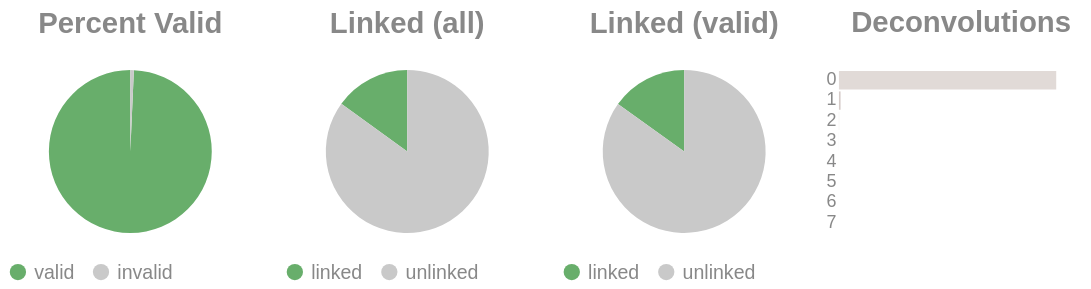

The code cell stored with this chart in its notebook:
### Code cell
if SKIPLR:
    pass
else:
    clash = Counter()
    for i in valids['molecule'].to_list():
        _mol = i.split("-")
        if len(_mol) == 1:
            clash.update('0')
        else:
            clash.update(_mol[-1])

    _d = {"deconvolutions": [], 'count': []}
    for k,v in clash.items():
        _d['deconvolutions'].append(k)
        _d['count'].append(v)

    tot_valid = valids['reads'].sum()
    mask = valids['reads'] >= 2
    n_linked_reads = valids.filter(mask)['reads'].sum()
    if n_linked_reads == 0:
        print_html("No linked molecules (>=2 reads) were detected; skipping linked-only distributions.")
        SKIPLR = True
    else:
        perc_valid = round(tot_valid / n_reads, 4)
        linked_perc_abs = round(n_linked_reads / n_reads, 4)
        linked_perc = round(n_linked_reads / tot_valid, 4)

    _valid = pl.DataFrame({"valids": ['valid', 'invalid'], "count": [tot_valid, n_reads - tot_valid]})
    _linked_abs = pl.DataFrame({"linked (absolute)": ['linked', 'unlinked'], "count": [n_linked_reads, n_reads - n_linked_reads]})
    _linked_rel = pl.DataFrame({"linked (valids)": ['linked', 'unlinked'], "count": [n_linked_reads, tot_valid - n_linked_reads]})

    (
        alt.hconcat(
            piechart(_valid, goodval = 'valid', title = "Percent Valid"),
            piechart(_linked_abs, goodval = "linked", title =  "Linked (all)"),
            piechart(_linked_rel, goodval = "linked", title =  "Linked (valid)"),
            convolutionbar(pl.DataFrame(_d), title = "Deconvolutions"),
            center = True,
            bounds = 'flush'
        )
        .resolve_scale(color='independent')
        .resolve_legend('independent')
        .properties(usermeta={'embedOptions': {"actions": False}})
    ).display()

### Figure 1 — Vega-Lite specification as saved in the notebook (floating-point values rounded to 4 significant figures)
{"width": "container", "height": 400, "config": {"title": {"anchor": "start", "dy": -15, "fontSize": 18, "color": "#888888", "subtitleColor": "#888888", "subtitleFontSize": 14}, "arc": {"fill": "#0072B2"}, "axis": {"domainColor": "#888888", "domainWidth": 0.5, "gridWidth": 0.2, "grid": false, "titleFontWeight": 400, "titleFontSize": 15, "labelFontSize": 11, "labelColor": "#888888", "tickColor": "#888888", "tickWidth": 0.2, "titleColor": "#888888"}, "axisBand": {"grid": false}, "axisX": {"grid": true, "tickSize": 10, "domainCap": "round"}, "axisY": {"domain": false, "grid": true, "tickSize": 0, "domainCap": "round"}, "background": "transparent", "header": {"labelFontSize": 15, "labelColor": "#888888", "titleFontSize": 15, "titleFontWeight": 600, "titleColor": "#888888"}, "legend": {"labelFont": "sans-serif", "labelFontSize": 12, "labelColor": "#888888", "symbolSize": 100, "symbolType": "circle", "titleFontSize": 12, "titlePadding": 10, "titleColor": "#888888", "title": null}, "range": {"category": ["#E69F00", "#56B4E9", "#009E73", "#F0E442", "#0072B2", "#D55E00", "#CC79A7", "#000000"], "diverging": ["#cfe8f3", "#a2d4ec", "#73bfe2", "#46abdb", "#1696d2", "#12719e"]}, "area": {"fill": "#0072B2", "fillOpacity": 0.7, "line": true, "strokeOpacity": 0.7}, "line": {"color": "#0072B2", "stroke": "#0072B2", "strokeWidth": 2}, "trail": {"color": "#0072B2", "stroke": "#0072B2", "strokeWidth": 0, "size": 1}, "point": {"filled": true, "fillOpacity": 1.0, "size": 95}, "text": {"color": "#888888", "fontSize": 11, "align": "right", "fontWeight": 400, "size": 11}, "bar": {"fill": "#0072B2", "stroke": null}, "view": {"stroke": null, "continuousWidth": 660, "continuousHeight": 400}}, "hconcat": [{"data": {"name": "data-e08b290d95e03f8375c67238d430de0a"}, "mark": {"type": "arc"}, "encoding": {"color": {"field": "valids", "legend": {"orient": "bottom", "title": null}, "scale": {"domain": ["valid", "invalid"], "range": ["#68ae6b", "#C9C9C9"]}, "title": "Valids", "type": "nominal"}, "theta": {"field": "count", "type": "quantitative"}, "tooltip": [{"field": "valids", "title": "Valids", "type": "ordinal"}, {"field": "percent", "format": ".2%", "title": "Percent", "type": "quantitative"}, {"field": "count", "title": "Count", "type": "quantitative"}]}, "height": 100, "title": {"text": "Percent Valid", "align": "center", "anchor": "middle"}, "transform": [{"calculate": "datum.count / 394093", "as": "percent"}], "width": 150}, {"data": {"name": "data-60d94e265bfea42335753504b05b093d"}, "mark": {"type": "arc"}, "encoding": {"color": {"field": "linked (absolute)", "legend": {"orient": "bottom", "title": null}, "scale": {"domain": ["linked", "unlinked"], "range": ["#68ae6b", "#C9C9C9"]}, "title": "Linked (Absolute)", "type": "nominal"}, "theta": {"field": "count", "type": "quantitative"}, "tooltip": [{"field": "linked (absolute)", "title": "Linked (Absolute)", "type": "ordinal"}, {"field": "percent", "format": ".2%", "title": "Percent", "type": "quantitative"}, {"field": "count", "title": "Count", "type": "quantitative"}]}, "height": 100, "title": {"text": "Linked (all)", "align": "center", "anchor": "middle"}, "transform": [{"calculate": "datum.count / 394093", "as": "percent"}], "width": 150}, {"data": {"name": "data-acc367c84bf1a029f342714a1c51b514"}, "mark": {"type": "arc"}, "encoding": {"color": {"field": "linked (valids)", "legend": {"orient": "bottom", "title": null}, "scale": {"domain": ["linked", "unlinked"], "range": ["#68ae6b", "#C9C9C9"]}, "title": "Linked (Valids)", "type": "nominal"}, "theta": {"field": "count", "type": "quantitative"}, "tooltip": [{"field": "linked (valids)", "title": "Linked (Valids)", "type": "ordinal"}, {"field": "percent", "format": ".2%", "title": "Percent", "type": "quantitative"}, {"field": "count", "title": "Count", "type": "quantitative"}]}, "height": 100, "title": {"text": "Linked (valid)", "align": "center", "anchor": "middle"}, "transform": [{"calculate": "datum.count / 391347", "as": "percent"}], "width": 150}, {"data": {"name": "data-86475fa332c4a11afd0c7744612131ed"}, "mark": {"type": "bar"}, "encoding": {"color": {"field": "deconvolutions", "legend": null, "scale": {"scheme": "lightgreyred"}, "type": "nominal"}, "tooltip": [{"field": "deconvolutions", "title": "Deconvolutions", "type": "ordinal"}, {"field": "percent", "format": ".2%", "title": "Percent", "type": "quantitative"}, {"field": "count", "title": "Count", "type": "quantitative"}], "x": {"axis": null, "field": "count", "type": "quantitative"}, "y": {"field": "deconvolutions", "sort": "ascending", "title": null, "type": "nominal"}}, "height": 100, "title": {"text": "Deconvolutions", "align": "center", "anchor": "middle"}, "transform": [{"calculate": "datum.count / 358660", "as": "percent"}], "width": 150}], "bounds": "flush", "center": true, "resolve": {"legend": {"angle": "independent"}, "scale": {"color": "independent"}}, "usermeta": {"embedOptions": {"actions": false}}, "$schema": "https://vega.github.io/schema/vega-lite/v6.1.0.json", "datasets": {"data-e08b290d95e03f8375c67238d430de0a": [{"valids": "valid", "count": 391347}, {"valids": "invalid", "count": 2746}], "data-60d94e265bfea42335753504b05b093d": [{"linked (absolute)": "linked", "count": 59136}, {"linked (absolute)": "unlinked", "count": 334957}], "data-acc367c84bf1a029f342714a1c51b514": [{"linked (valids)": "linked", "count": 59136}, {"linked (valids)": "unlinked", "count": 332211}], "data-86475fa332c4a11afd0c7744612131ed": [{"deconvolutions": "0", "count": 355694}, {"deconvolutions": "1", "count": 2679}, {"deconvolutions": "2", "count": 224}, {"deconvolutions": "3", "count": 47}, {"deconvolutions": "4", "count": 9}, {"deconvolutions": "5", "count": 4}, {"deconvolutions": "6", "count": 2}, {"deconvolutions": "7", "count": 1}]}}
